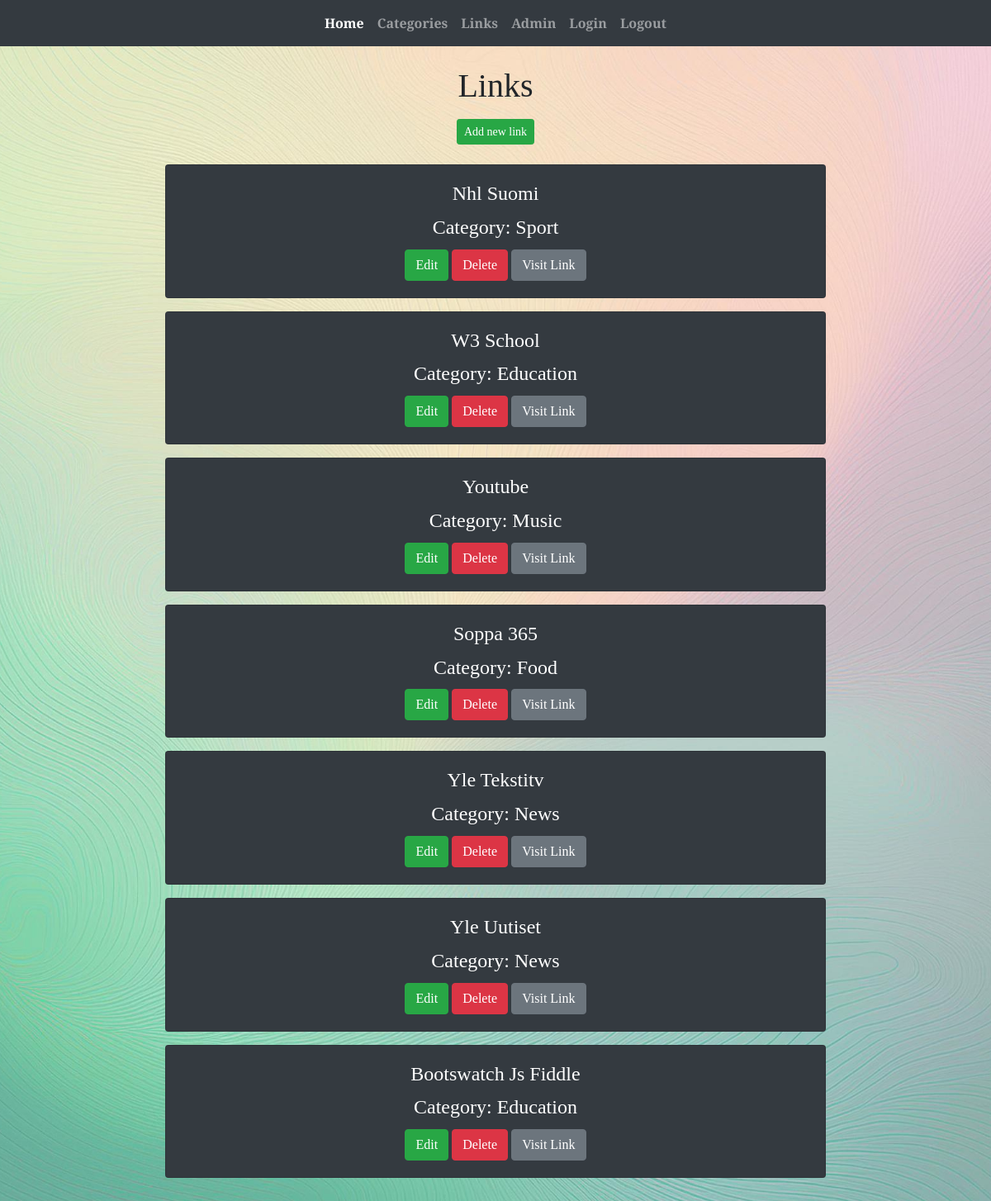
Page /links/ (signed in) on the committed database.
### app/models.py (models this page shows, shortened)
class Link(models.Model):
    linkname = models.CharField(max_length=50, default = "link")
    category = models.ForeignKey(Category, on_delete=models.CASCADE)
    link_link = models.URLField(max_length=200, blank=True, null=True)  # Uusi kenttä hyperlinkille

class Category(models.Model):
    categoryname = models.CharField(max_length=50, default = "link")
    def __str__(self):
        return f"{self.categoryname}"

### app/views.py (the view)
# urls.py: path('links/', linklistview , name='links'),
def linklistview(request):
    if not request.user.is_authenticated:
        return render(request, 'loginpage.html')
    else:
        linklist = Link.objects.all()
        categorylist = Category.objects.all()
        context = {'links': linklist, 'categories': categorylist}
        return render(request,'linklist.html', context)

### app/templates/linklist.html (shortened to what this page needs)
{% extends 'index.html' %}
{% block content %}
<div class="container text-center playfair-display-unique1">
    <h1>Links</h1>
    <div class="d-flex justify-content-center mt-3">
        <button id="add-btn" class="btn btn-success btn-sm" onclick="showaddform()">Add new link</button>
    </div>
    <div class="d-flex flex-column align-items-center mt-4">
        {% for l in links %}
        <div class="card bg-dark text-white mb-3" style="width: 50rem;">
            <div class="card-body text-center">
                <h4 class="card-title">{{ l.linkname }}</h4>
                <h4 class="card-title">Category: {{ l.category }}</h4>
                <a href="/edit-link-get/{{ l.id }}/" class="btn btn-success">Edit</a>
                <a href="/confirm-delete-link/{{ l.id }}/" class="btn btn-danger">Delete</a>
                <a href="{{ l.link_link }}" class="btn btn-secondary" target="_blank" title="Visit {{ l.linkname }}">Visit Link</a>
            </div>
        </div>
        {% empty %}
        <div class="card bg-dark text-white" style="width: 50rem;">
            <div class="card-body">
                <p class="card-text">No links found in the database</p>
            </div>
        </div>
        {% endfor %}
    </div>
</div>
{% endblock %}

### app/static/style.css (style rules this page uses)
.background-image { background-image: url('./images/koe3.png'); background-size: cover; background-position: center; background-attachment: fixed; background-repeat: no-repeat; min-height: 100vh; }
.playfair-display-unique1 { font-family: "Playfair Display", serif; font-optical-sizing: auto; font-weight: bold; font-style: normal; }
.container { margin-bottom: 60px; }

### rows in the picture
Link: linkname "Nhl Suomi", category "Sport"
Link: linkname "W3 School", category "Education"
Link: linkname "Youtube", category "Music"
Link: linkname "Soppa 365", category "Food"
Link: linkname "Yle Tekstitv", category "News"
Link: linkname "Yle Uutiset", category "News"
Link: linkname "Bootswatch Js Fiddle", category "Education"
